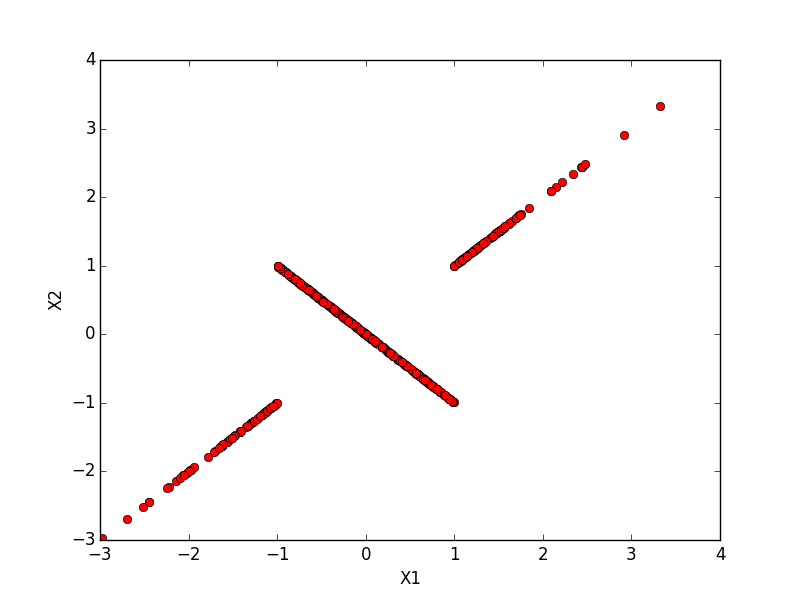

This chart was generated by the following Python code:
import numpy as np
import matplotlib.pyplot as plt

'''
This is an demonstration that two normal RVs 
form a distribution that is not bivariate 
normal distributed.
'''
X1=np.random.randn(500)

def X2(X1,c):
    X2=[]
    for i in range(len(X1)):
        if X1[i]>=c or X1[i]<=-c:
            X2.append(X1[i])
        elif X1[i]>-c and X1[i]<c:
            X2.append(-X1[i])
    return np.array(X2)
    
X2=X2(X1,1.0)
plt.plot(X1,X2,'o',c='r',)
plt.xlabel('X1')
plt.ylabel('X2')
plt.show()
